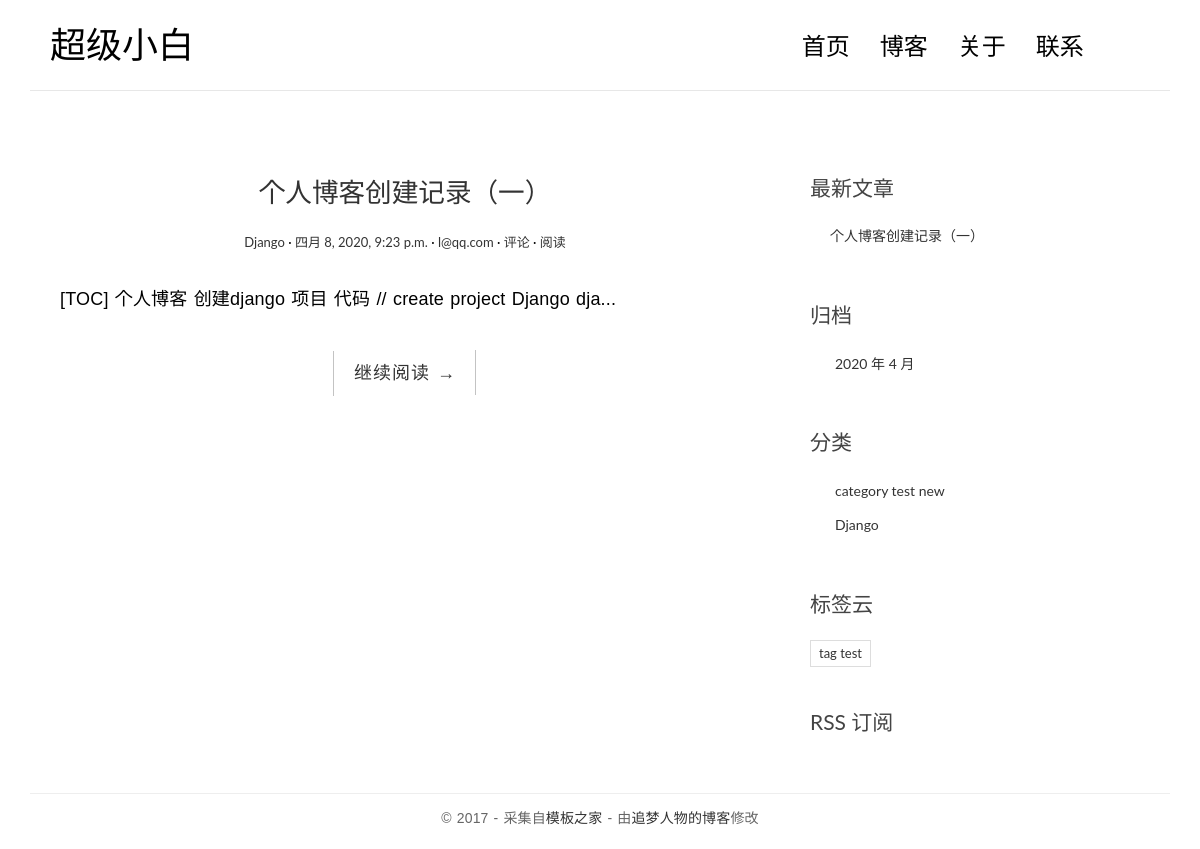
The page / on the database its author committed.
### blog/models.py (models this page shows, shortened)
class Post(models.Model):
    title = models.CharField('标题', max_length=100)
    body = models.TextField('正文')   # TextField 来存储大段文本
    created_time =  models.DateTimeField('创建时间', default=timezone.now)
    modified_time = models.DateTimeField('修改时间')  # 存储时间的字段用 DateTimeField 类型
    excerpt = models.CharField('摘要', max_length=200, blank=True)  # 摘要
    category = models.ForeignKey(Category, verbose_name='分类', on_delete=models.CASCADE)
    tags = models.ManyToManyField(Tag, verbose_name='标签', blank=True)
    author = models.ForeignKey(User, verbose_name='作者', on_delete=models.CASCADE)
    class Meta:
        verbose_name = '文章'
        verbose_name_plural = verbose_name
    def get_absolute_url(self):
        return reverse('blog:detail', kwargs={'pk': self.pk})

class Category(models.Model):
    name = models.CharField(max_length=100)
    class Meta:
        verbose_name = '分类'
        verbose_name_plural = verbose_name

class Tag(models.Model):
    name = models.CharField(max_length=100)
    class Meta:
        verbose_name = '标签'
        verbose_name_plural = verbose_name

### blog/views.py (the view)
# urls.py: path('', views.index, name='index'),
def index(request):
    post_list = Post.objects.all().order_by('-created_time')
    return render(request, 'blog/index.html', context={'post_list': post_list})

### blog/templatetags/blog_extras.py (called while the page is built)
@register.inclusion_tag('blog/inclusions/_recent_posts.html', takes_context=True)
def show_recent_posts(context, num=5):
    return {
        'recent_post_list': Post.objects.all().order_by('-created_time')[:num],
    }

@register.inclusion_tag('blog/inclusions/_archives.html', takes_context=True)
def show_archives(context):
    return {
        'date_list': Post.objects.dates('created_time', 'month', order='DESC'),
    }

@register.inclusion_tag('blog/inclusions/_categories.html', takes_context=True)
def show_categories(context):
    return {
        'category_list': Category.objects.all(),
    }

@register.inclusion_tag('blog/inclusions/_tags.html', takes_context=True)
def show_tags(context):
    return {
        'tag_list': Tag.objects.all(),
    }

### templates/blog/index.html (shortened to what this page needs)
{% extends 'base.html' %}
{% block main %}
  {% for post in post_list %}
    <article class="post post-{{ post.pk }}">
      <header class="entry-header">
        <h1 class="entry-title">
          <a href="{{ post.get_absolute_url }}">{{ post.title }}</a>
        </h1>
        <div class="entry-meta">
          <span class="post-category"><a href="#">{{ post.category.name }}</a></span>
          <span class="post-date"><a href="#"><time class="entry-date"
                                                    datetime="{{ post.created_time }}">{{ post.created_time }}</time></a></span>
          <span class="post-author"><a href="#">{{ post.author }}</a></span>
          <span class="comments-link"><a href="{{ post.get_absolute_url }}#comment-area">{{ post.comment_set.count }} 评论</a></span>
          <span class="views-count"><a href="{{ post.get_absolute_url }}">{{ post.views }} 阅读</a></span>
        </div>
      </header>
      <div class="entry-content clearfix">
        <p>{{ post.excerpt }}...</p>
        <div class="read-more cl-effect-14">
          <a href="{{ post.get_absolute_url }}" class="more-link">继续阅读 <span class="meta-nav">→</span></a>
        </div>
      </div>
    </article>
  {% empty %}
    <div class="no-post">暂时还没有发布的文章！</div>
  {% endfor %}
{% endblock main %}

### templates/blog/inclusions/_recent_posts.html
<div class="widget widget-recent-posts">
  <h3 class="widget-title">最新文章</h3>
  <ul>
    {% for post in recent_post_list %}
      <li>
        <a href="{{ post.get_absolute_url }}">{{ post.title }}</a>
      </li>
    {% empty %}
      暂无文章！
    {% endfor %}
  </ul>
</div>

### templates/blog/inclusions/_categories.html
<div class="widget widget-category">
  <h3 class="widget-title">分类</h3>
  <ul>
    {% for category in category_list %}
      <li>
        <a href="{% url 'blog:category' category.pk %}">{{ category.name }}</a>
      </li>
    {% empty %}
      暂无分类！
    {% endfor %}
  </ul>
</div>

### templates/blog/inclusions/_tags.html
<div class="widget widget-tag-cloud">
  <h3 class="widget-title">标签云</h3>
  <ul>
    {% for tag in tag_list %}
      <li>
        <a href="{% url 'blog:tag' tag.pk %}">{{ tag.name }}</a>
      </li>
    {% empty %}
      暂无标签！
    {% endfor %}
  </ul>
</div>

### blog/static/blog/css/custom.css (style rules this page uses)
* { outline: none; }
h1, h2, h3, h4, h5, h6 { margin-top: 0; }
a { color: #333; }
body { color: #444; font-family: 'Lato', sans-serif; }
p { font-family: 'Ubuntu', sans-serif; font-weight: 400; word-spacing: 1px; letter-spacing: 0.01em; }
.post { background: #fff; padding: 30px 30px 0; }
.entry-title { text-align: center; font-size: 1.9em; margin-bottom: 20px; line-height: 1.6; padding: 10px 20px 0; }
.entry-meta { text-align: center; color: #DDDDDD; font-size: 13px; margin-bottom: 30px; }
.entry-content { font-size: 18px; line-height: 1.9; font-weight: 300; color: #000; }
.post-category::after, .post-date::after, .post-author::after, .comments-link::after { content: ' ·'; color: #000; }
.read-more { font-family: 'Ubuntu', sans-serif; font-weight: 400; word-spacing: 1px; letter-spacing: 0.01em; text-align: center; margin-top: 20px; }
.cl-effect-14 a { padding: 0 20px; height: 45px; line-height: 45px; position: relative; display: inline-block; margin: 15px 25px; letter-spacing: 1px; font-weight: 400; text-shadow: 0 0 1px rgba(255, 255, 255, 0.3); }
.cl-effect-14 a::before, .cl-effect-14 a::after { position: absolute; width: 45px; height: 1px; background: #C3C3C3; content: ''; -webkit-transition: all 0.3s; -moz-transition: all 0.3s; transition: all 0.3s; pointer-events: none; }
.cl-effect-14 a::before { top: 0; left: 0; -webkit-transform: rotate(90deg); -moz-transform: rotate(90deg); transform: rotate(90deg); -webkit-transform-origin: 0 0; -moz-transform-origin: 0 0; transform-origin: 0 0; }
.cl-effect-14 a::after { right: 0; bottom: 0; -webkit-transform: rotate(90deg); -moz-transform: rotate(90deg); transform: rotate(90deg); -webkit-transform-origin: 100% 0; -moz-transform-origin: 100% 0; transform-origin: 100% 0; }
.widget { background: #fff; padding: 30px 0 0; }
.widget-title { font-size: 1.5em; margin-bottom: 20px; line-height: 1.6; padding: 10px 0 0; font-weight: 400; }
.widget-recent-posts ul { padding: 0; margin: 0; padding-left: 20px; }
.widget-recent-posts ul li { list-style-type: none; position: relative; line-height: 170%; margin-bottom: 10px; }
.widget-recent-posts ul li::before { content: '\f3d3'; font-family: "Ionicons"; position: absolute; left: -17px; top: 3px; font-size: 16px; color: #000; }
.widget-category ul { padding: 0; margin: 0; padding-left: 25px; }
.widget-category ul li { list-style-type: none; position: relative; line-height: 170%; margin-bottom: 10px; }
.widget-category ul li::before { content: '\f3fe'; font-family: "Ionicons"; position: absolute; left: -25px; top: 1px; font-size: 18px; color: #000; }
.widget-tag-cloud ul { padding: 0; margin: 0; margin-right: -10px; }
.widget-tag-cloud ul li { list-style-type: none; font-size: 13px; display: inline-block; margin-right: 10px; margin-bottom: 10px; padding: 3px 8px; border: 1px solid #ddd; }

### rows shown on the page
Post: title "个人博客创建记录（一）", category.name "Django", created_time "四月 8, 2020, 9:23 p.m.", author "l@qq.com", excerpt "[TOC] 个人博客 创建django 项目 代码 // create project Django dja"
Category: name "category test new"
Category: name "Django"
Tag: name "tag test"

### other values the page prints
{{ date.year }} "2020"
{{ date.month }} "4"
